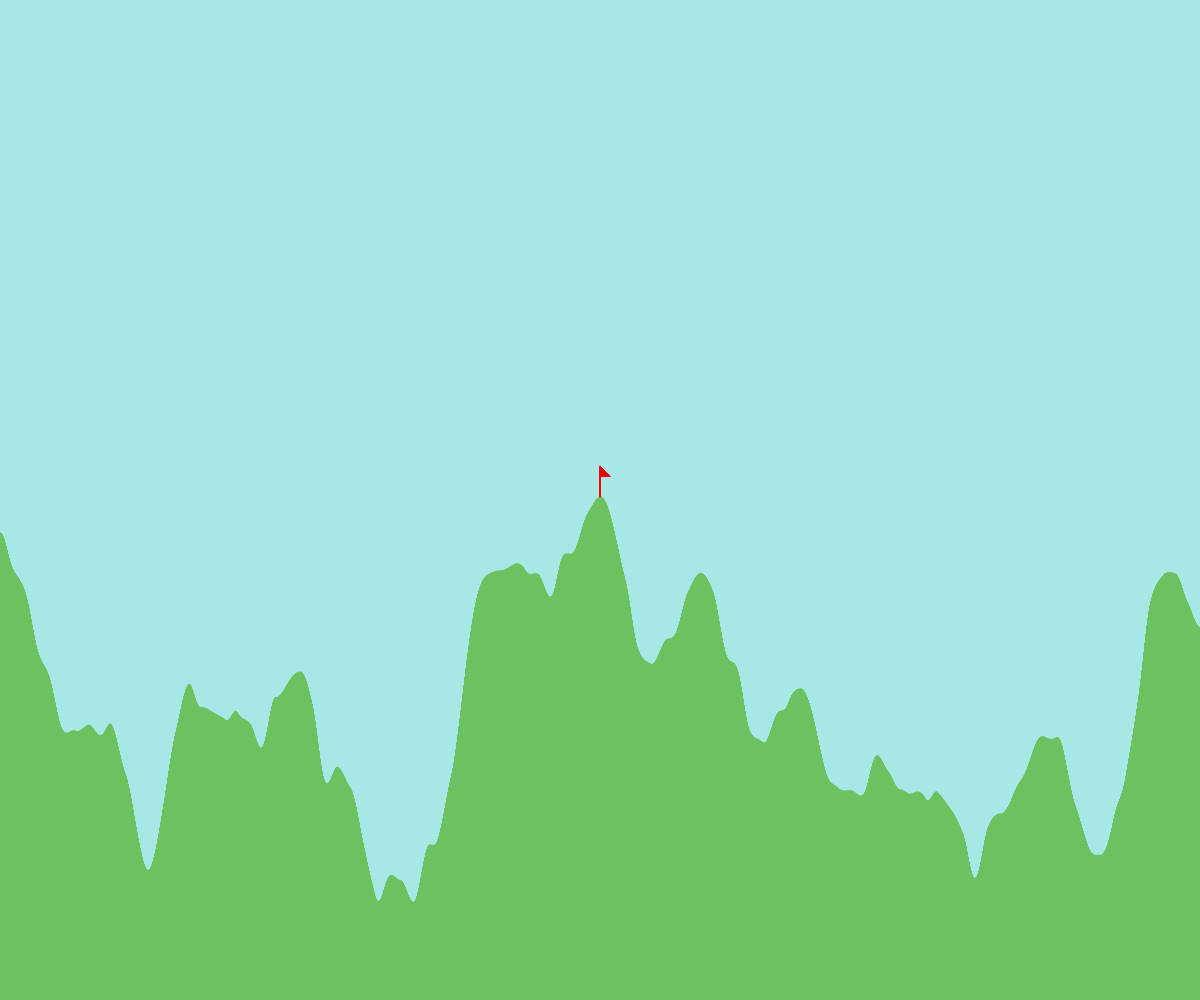
Frame 1 (no input)
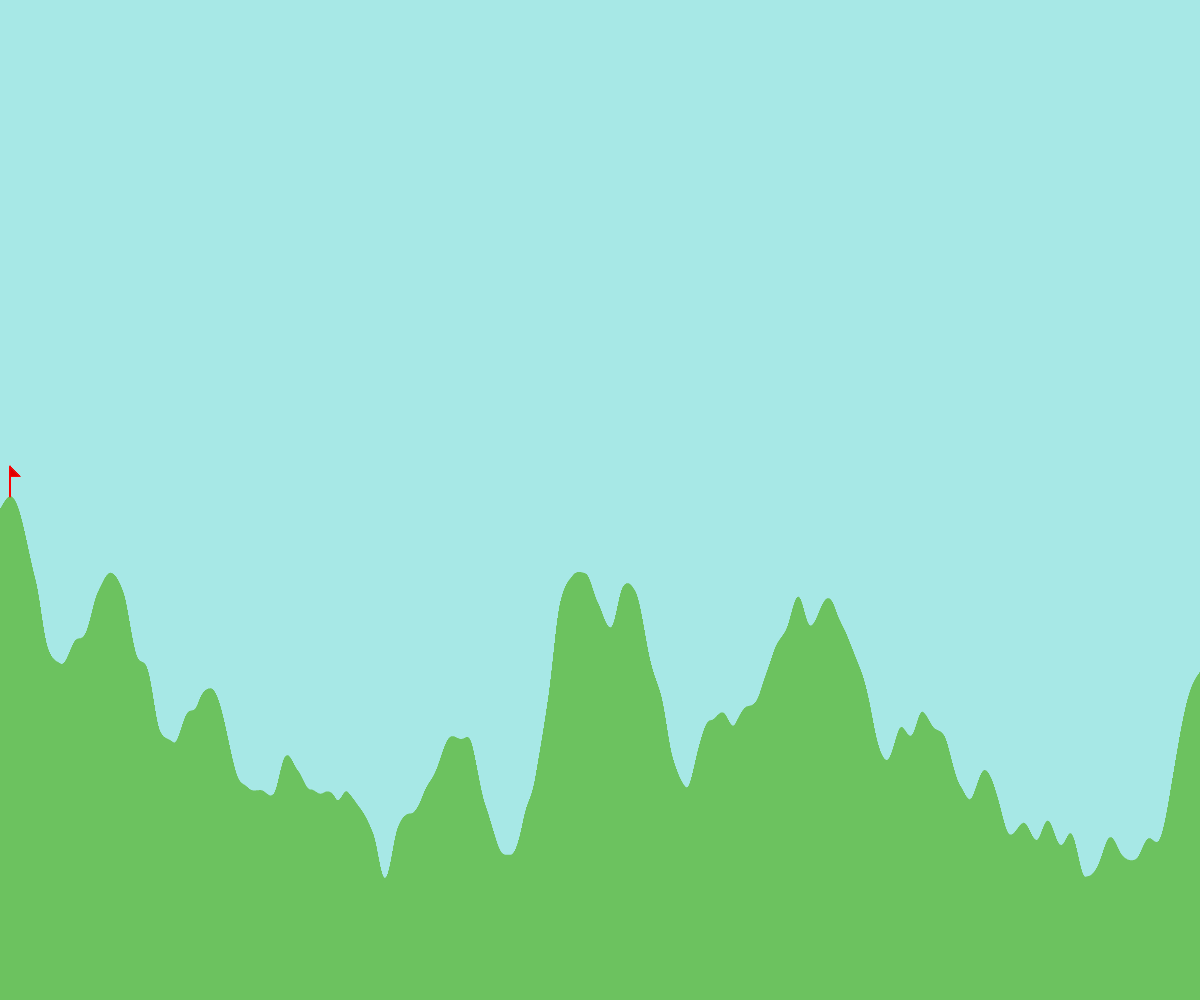
Frame 60 (no input)
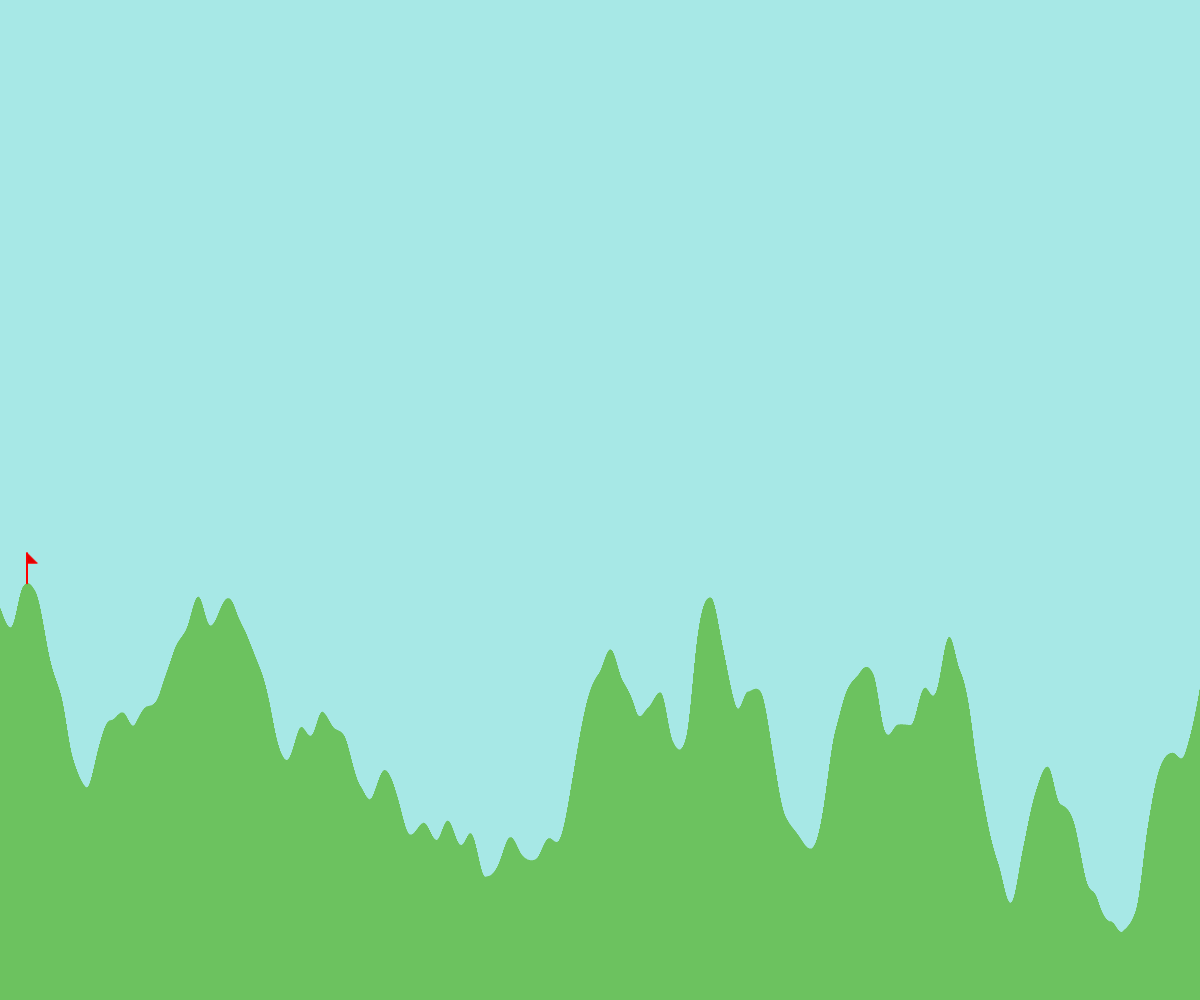
Frame 120 (the mouse pressed at the canvas centre since frame 60)

The p5.js sketch that drew these frames (run headless with seeded random() and noise() and a simulated clock; from frame 60 on, the mouse is pressed at the canvas centre):

// p5.js sketch
// ── sketch.js
// Terrain Generator
// Hannah Tremaine
// 10/5/2023
//Drawing terrain by using perlin noise

//Global Varibles
let terWidth = 1;
let terHeight;
let terHeightTime = 40;
let terHeightTimeShift = 1;
let noiseShift = 0.01;
let topX= 0;
let topY = 0;

function cloud(cloudWidth,cloudHeight){
  //draw cloud shape (DIDNT END UP USING)
  noStroke();
  fill(255);
  circle(cloudWidth+20,cloudHeight*0.3,+20);
  circle(cloudWidth+30,cloudHeight*0.29,+15);
  circle(cloudWidth+40,cloudHeight*0.3,+30);
  circle(cloudWidth+55,cloudHeight*0.3,+15)
}

function generateTerrain(){
  //loop varible, also where the bottom left corner of rect is made
  let x = 0;
  rectMode(CORNERS);
  noStroke();
  fill(108, 194, 95);
  //draws the rects to make terrain
  topY=0;
  while (x<width){
    terHeight = noise(terHeightTime);
    terHeight = map(terHeight,0,1,0,height*0.6);
    //calculates the top, where flag should start
    if (terHeight>topY){
      topY=terHeight;
      topX=x
    }
    terHeightTime+=noiseShift;
    //draw terrain
    rect(x,height,x+terWidth,height - terHeight);
    x+=terWidth;
  }
}

function drawFlag(x,y){
  stroke(255,0,0);
  fill(225,0,0);
  strokeWeight(2);
  line(x,y,x,y-30);
  strokeWeight(1);
  triangle(x,y-30,x,y-20,x+10,y-20);
}

function setup() {
  createCanvas(windowWidth, windowHeight);
  //make scroll slower
  frameRate(20);
}

function draw() {
  background(167, 232, 230);
  //make terrain move
  terHeightTime = 40+terHeightTimeShift;
  terHeightTimeShift+=0.1;
  generateTerrain();
  drawFlag(topX,height-topY);
}
